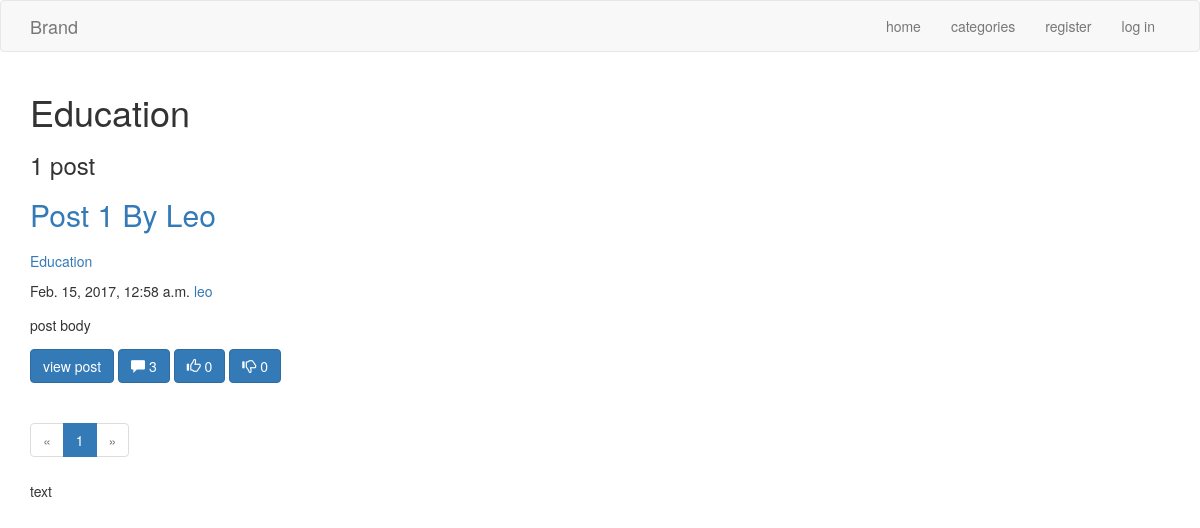
Screenshot of /blog/category/education/ with the database file from the repository.
### sampleblog/models.py (models this page shows, shortened)
class Post(models.Model):
    user = models.ForeignKey(User, on_delete=models.CASCADE)
    category = models.ForeignKey(Category, on_delete=models.CASCADE)
    likes = models.IntegerField(null=True,blank=True,default = 0)
    dislikes = models.IntegerField(null=True,blank=True,default = 0)
    title = models.CharField(max_length=200,unique=True)
    text = models.TextField()
    created_date = models.DateTimeField(default=timezone.now)
    slug = models.SlugField(default= 10)
    published_date = models.DateTimeField(blank=True, null=True)
    def current_comments_count(self):
        return Comment.objects.filter(post = self).count()

class Category(models.Model):
     categories = (
     ('Economics', 'Economics'),
     ('Finance', 'Finance'),
     ('Pet', 'Pet'),
     ('Gaming', 'Gaming'),
     ('Nature', 'Nature'),
     ('Medical', 'Medical'),
     ('Social Media', 'Social Media'),
     ('Sports', 'Sports'),
     ('Science', 'Science'),
     ('Technology', 'Technology'),
     ('History', 'History'),
     ('Travel', 'Travel'),
     ('Fashion', 'Fashion'),
     ('Music', 'Music'),
     ('Movie', 'Movie'),
     ('Education', 'Education'),
     ('Health', 'Health'),
     )
     category = models.CharField(max_length=50,choices=categories,)
     slug = models.SlugField(default= 10)

### sampleblog/views.py (the view)
# urls.py: url(r'^blog/category/(?P<category_slug>.*)/$',views.posts_by_category,name='posts_by_category'),
def posts_by_category(request, category_slug):
    posts_by_category = Post.objects.filter(category__slug = category_slug,published_date__isnull = False).order_by('-published_date')
    posts_by_category_count = posts_by_category.count()
    posts_by_category_state = "posts"
    current_category = category_slug.title().replace("-"," ")
    if posts_by_category_count == 0:
        messages.info(request, 'This category does not have any posts yet.', extra_tags="alert alert-info")
        posts_by_category_state = "post"
    if posts_by_category_count == 1:
        posts_by_category_state = "post"
    paginator = Paginator(posts_by_category, 5) # Show 25 contacts per page
    page = request.GET.get('page')
    try:
        posts_by_category_current_page = paginator.page(page)
    except PageNotAnInteger:
        posts_by_category_current_page = paginator.page(1)
    except EmptyPage:
        posts_by_category_current_page = paginator.page(paginator.num_pages)
    context = {
    'posts_by_category_current_page':posts_by_category_current_page,
    'posts_by_category_count':posts_by_category_count,
    'current_category':current_category,
    'posts_by_category_state':posts_by_category_state
    }
    return render(request,'sampleblog/posts_by_category.html',context)

### sampleblog/templates/sampleblog/posts_by_category.html (shortened to what this page needs)
{% extends "sampleblog/post_list.html" %}
{% load static %}
{% block content %}
<main>
  <section >
    <div class='container'>
          <div>
          <h1>{{current_category}}</h1>
          <h3>{{posts_by_category_count}} {{posts_by_category_state}}</h3>
          {% if posts_by_category_count != 0 %}
          {% for post in posts_by_category_current_page %}
          <div class='wrapper'>
            <div class='wrapper'>
              <h2><a href="{% url 'sampleblog:post_details' post_slug=post.slug %}">{{post.title}}</a></h2>
            </div>
            <div class='wrapper'>
              <a href='{% url 'sampleblog:posts_by_category' category_slug=post.category.slug %}'>{{post.category.category}}</a>
            </div>
            <div class='wrapper'>
              <span>{{post.published_date}}</span>
              <a href='{% url 'sampleblog:posts_by_user' user=post.user.username %}'>{{post.user.username}}</a>
            </div>
            <div><p>{{post.text}}</p></div>
            <div class='wrapper'>
              <a class='btn btn-primary' href="{% url 'sampleblog:post_details' post_slug=post.slug %}">view post</a>
              <a class='btn btn-primary' href="{% url 'sampleblog:post_details' post_slug=post.slug %}">
                <span class="glyphicon glyphicon-comment"></span> {{post.current_comments_count}}
              </a>
              <a class='btn btn-primary' href="{% url 'sampleblog:post_details' post_slug=post.slug %}">
                <span class="glyphicon glyphicon-thumbs-up"></span>
                <span>{{post.likes}}</span>
              </a>
              <a class='btn btn-primary' href="{% url 'sampleblog:post_details' post_slug=post.slug %}">
                <span class="glyphicon glyphicon-thumbs-down"></span>
                <span>{{post.dislikes}}</span>
              </a>
            </div>
          </div>
          {% endfor %}
          <ul class="pagination">
            {% if posts_by_category_current_page.has_previous %}
            <li><a href="?page={{ posts_by_category_current_page.previous_page_number }}">&laquo;</a></li>
            {% else %}
            <li class="disabled"><span>&laquo;</span></li>
            {% endif %}
            {% for i in posts_by_category_current_page.paginator.page_range %}
            {% if posts_by_category_current_page.number == i %}
            <li class="active"><span>{{ i }} <span class="sr-only">(current)</span></span></li>
            {% else %}
            <li><a href="?page={{ i }}">{{ i }}</a></li>
            {% endif %}
            {% endfor %}
            {% if posts_by_category_current_page.has_next %}
            <li><a href="?page={{ posts_by_category_current_page.next_page_number }}">&raquo;</a></li>
            {% else %}
            <li class="disabled"><span>&raquo;</span></li>
            {% endif %}
          </ul>
        </div>
        {% endif %}
    </div>
  </section>
</main>
{% endblock content %}

### sampleblog/static/sampleblog/css/index.css (style rules this page uses)
.wrapper { padding: 0 0 10px 0; }
p { line-height: 2; }

### rows the page displays
Post: title "Post 1 By Leo", category.category "Education", published_date "Feb. 15, 2017, 12:58 a.m.", user.username "leo", text "post body", current_comments_count "3", likes "0", dislikes "0"

### other values shown
{{ current_category }} "Education"
{{ posts_by_category_count }} "1"
{{ posts_by_category_state }} "post"
{{ i }} "1"
